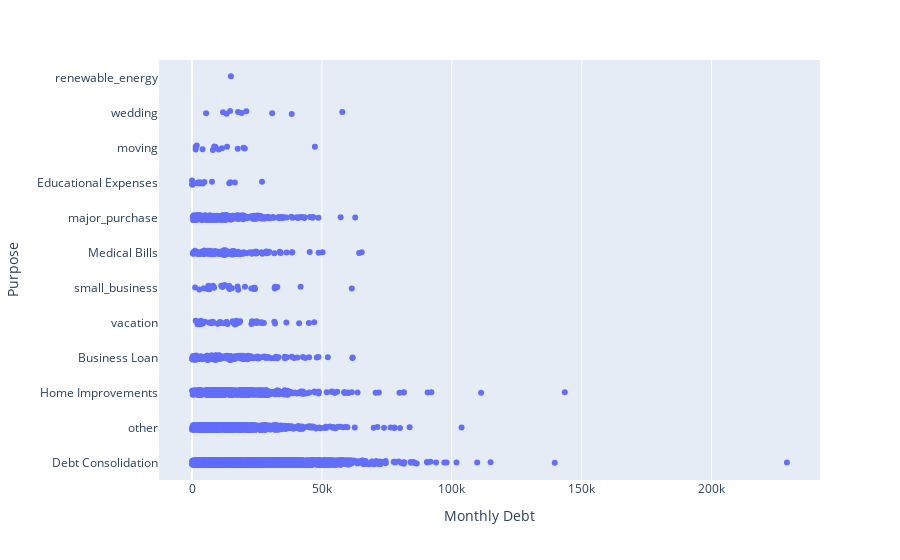

This figure's notebook cell:
### Code cell
#the monthly dept for every purpose
fig = px.strip(df, x="Monthly Debt", y="Purpose" )
fig.show()

### Figure 1 — Plotly figure (JSON) as saved in the notebook; plotly's stock layout.template omitted (floating-point values rounded to 4 significant figures; data arrays with more than 128 entries replaced by an {"elided": "..."} marker saying what was removed)
{"data": [{"alignmentgroup": "True", "boxpoints": "all", "fillcolor": "rgba(255,255,255,0)", "hoveron": "points", "hovertemplate": "Monthly Debt=%{x}<br>Purpose=%{y}<extra></extra>", "legendgroup": "", "line": {"color": "rgba(255,255,255,0)"}, "marker": {"color": "#636efa"}, "name": "", "offsetgroup": "", "orientation": "h", "pointpos": 0, "showlegend": false, "type": "box", "x": {"elided": "10000 float values"}, "x0": " ", "xaxis": "x", "y": {"elided": "10000 str values"}, "y0": " ", "yaxis": "y"}], "layout": {"autosize": true, "boxmode": "group", "legend": {"tracegroupgap": 0}, "margin": {"t": 60}, "xaxis": {"anchor": "y", "autorange": true, "domain": [0, 1], "range": [-12730.0, 241800.0], "title": {"text": "Monthly Debt"}, "type": "linear"}, "yaxis": {"anchor": "x", "autorange": true, "domain": [0, 1], "range": [-0.5, 11.5], "title": {"text": "Purpose"}, "type": "category"}}}
